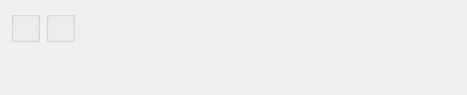
<?xml version="1.0" encoding="UTF-8"?>
<ui version="4.0">
 <comment>This file is part of the xTuple ERP: PostBooks Edition, a free and
open source Enterprise Resource Planning software suite,
Copyright (c) 1999-2010 by OpenMFG LLC, d/b/a xTuple.
It is licensed to you under the Common Public Attribution License
version 1.0, the full text of which (including xTuple-specific Exhibits)
is available at www.xtuple.com/CPAL.  By using this software, you agree
to be bound by its terms.</comment>
 <class>dspMaterialUsageVarianceByWarehouse</class>
 <widget class="QWidget" name="dspMaterialUsageVarianceByWarehouse">
  <property name="geometry">
   <rect>
    <x>0</x>
    <y>0</y>
    <width>467</width>
    <height>95</height>
   </rect>
  </property>
  <property name="windowTitle">
   <string>Material Usage Variance by Site</string>
  </property>
  <layout class="QHBoxLayout" name="horizontalLayout">
   <item>
    <layout class="QVBoxLayout" name="verticalLayout">
     <property name="spacing">
      <number>0</number>
     </property>
     <item>
      <widget class="WarehouseGroup" name="_warehouse">
       <property name="title">
        <string/>
       </property>
       <property name="fixedSize">
        <bool>false</bool>
       </property>
      </widget>
     </item>
     <item>
      <spacer name="verticalSpacer">
       <property name="orientation">
        <enum>Qt::Vertical</enum>
       </property>
       <property name="sizeHint" stdset="0">
        <size>
         <width>20</width>
         <height>0</height>
        </size>
       </property>
      </spacer>
     </item>
    </layout>
   </item>
   <item>
    <layout class="QVBoxLayout" name="verticalLayout_2">
     <property name="spacing">
      <number>0</number>
     </property>
     <item>
      <widget class="QGroupBox" name="_dateGroup">
       <property name="title">
        <string/>
       </property>
       <layout class="QGridLayout" name="gridLayout">
        <item row="0" column="0">
         <widget class="DateCluster" name="_dates"/>
        </item>
       </layout>
      </widget>
     </item>
     <item>
      <spacer name="verticalSpacer_2">
       <property name="orientation">
        <enum>Qt::Vertical</enum>
       </property>
       <property name="sizeHint" stdset="0">
        <size>
         <width>20</width>
         <height>0</height>
        </size>
       </property>
      </spacer>
     </item>
    </layout>
   </item>
   <item>
    <spacer>
     <property name="orientation">
      <enum>Qt::Horizontal</enum>
     </property>
     <property name="sizeType">
      <enum>QSizePolicy::Expanding</enum>
     </property>
     <property name="sizeHint" stdset="0">
      <size>
       <width>0</width>
       <height>20</height>
      </size>
     </property>
    </spacer>
   </item>
  </layout>
 </widget>
 <layoutdefault spacing="6" margin="11"/>
 <pixmapfunction>qPixmapFromMimeSource</pixmapfunction>
 <customwidgets>
  <customwidget>
   <class>DateCluster</class>
   <extends>QWidget</extends>
   <header>datecluster.h</header>
  </customwidget>
  <customwidget>
   <class>WarehouseGroup</class>
   <extends>QGroupBox</extends>
   <header>warehousegroup.h</header>
  </customwidget>
 </customwidgets>
 <tabstops>
  <tabstop>_warehouse</tabstop>
  <tabstop>_dates</tabstop>
 </tabstops>
 <resources/>
 <connections/>
</ui>
